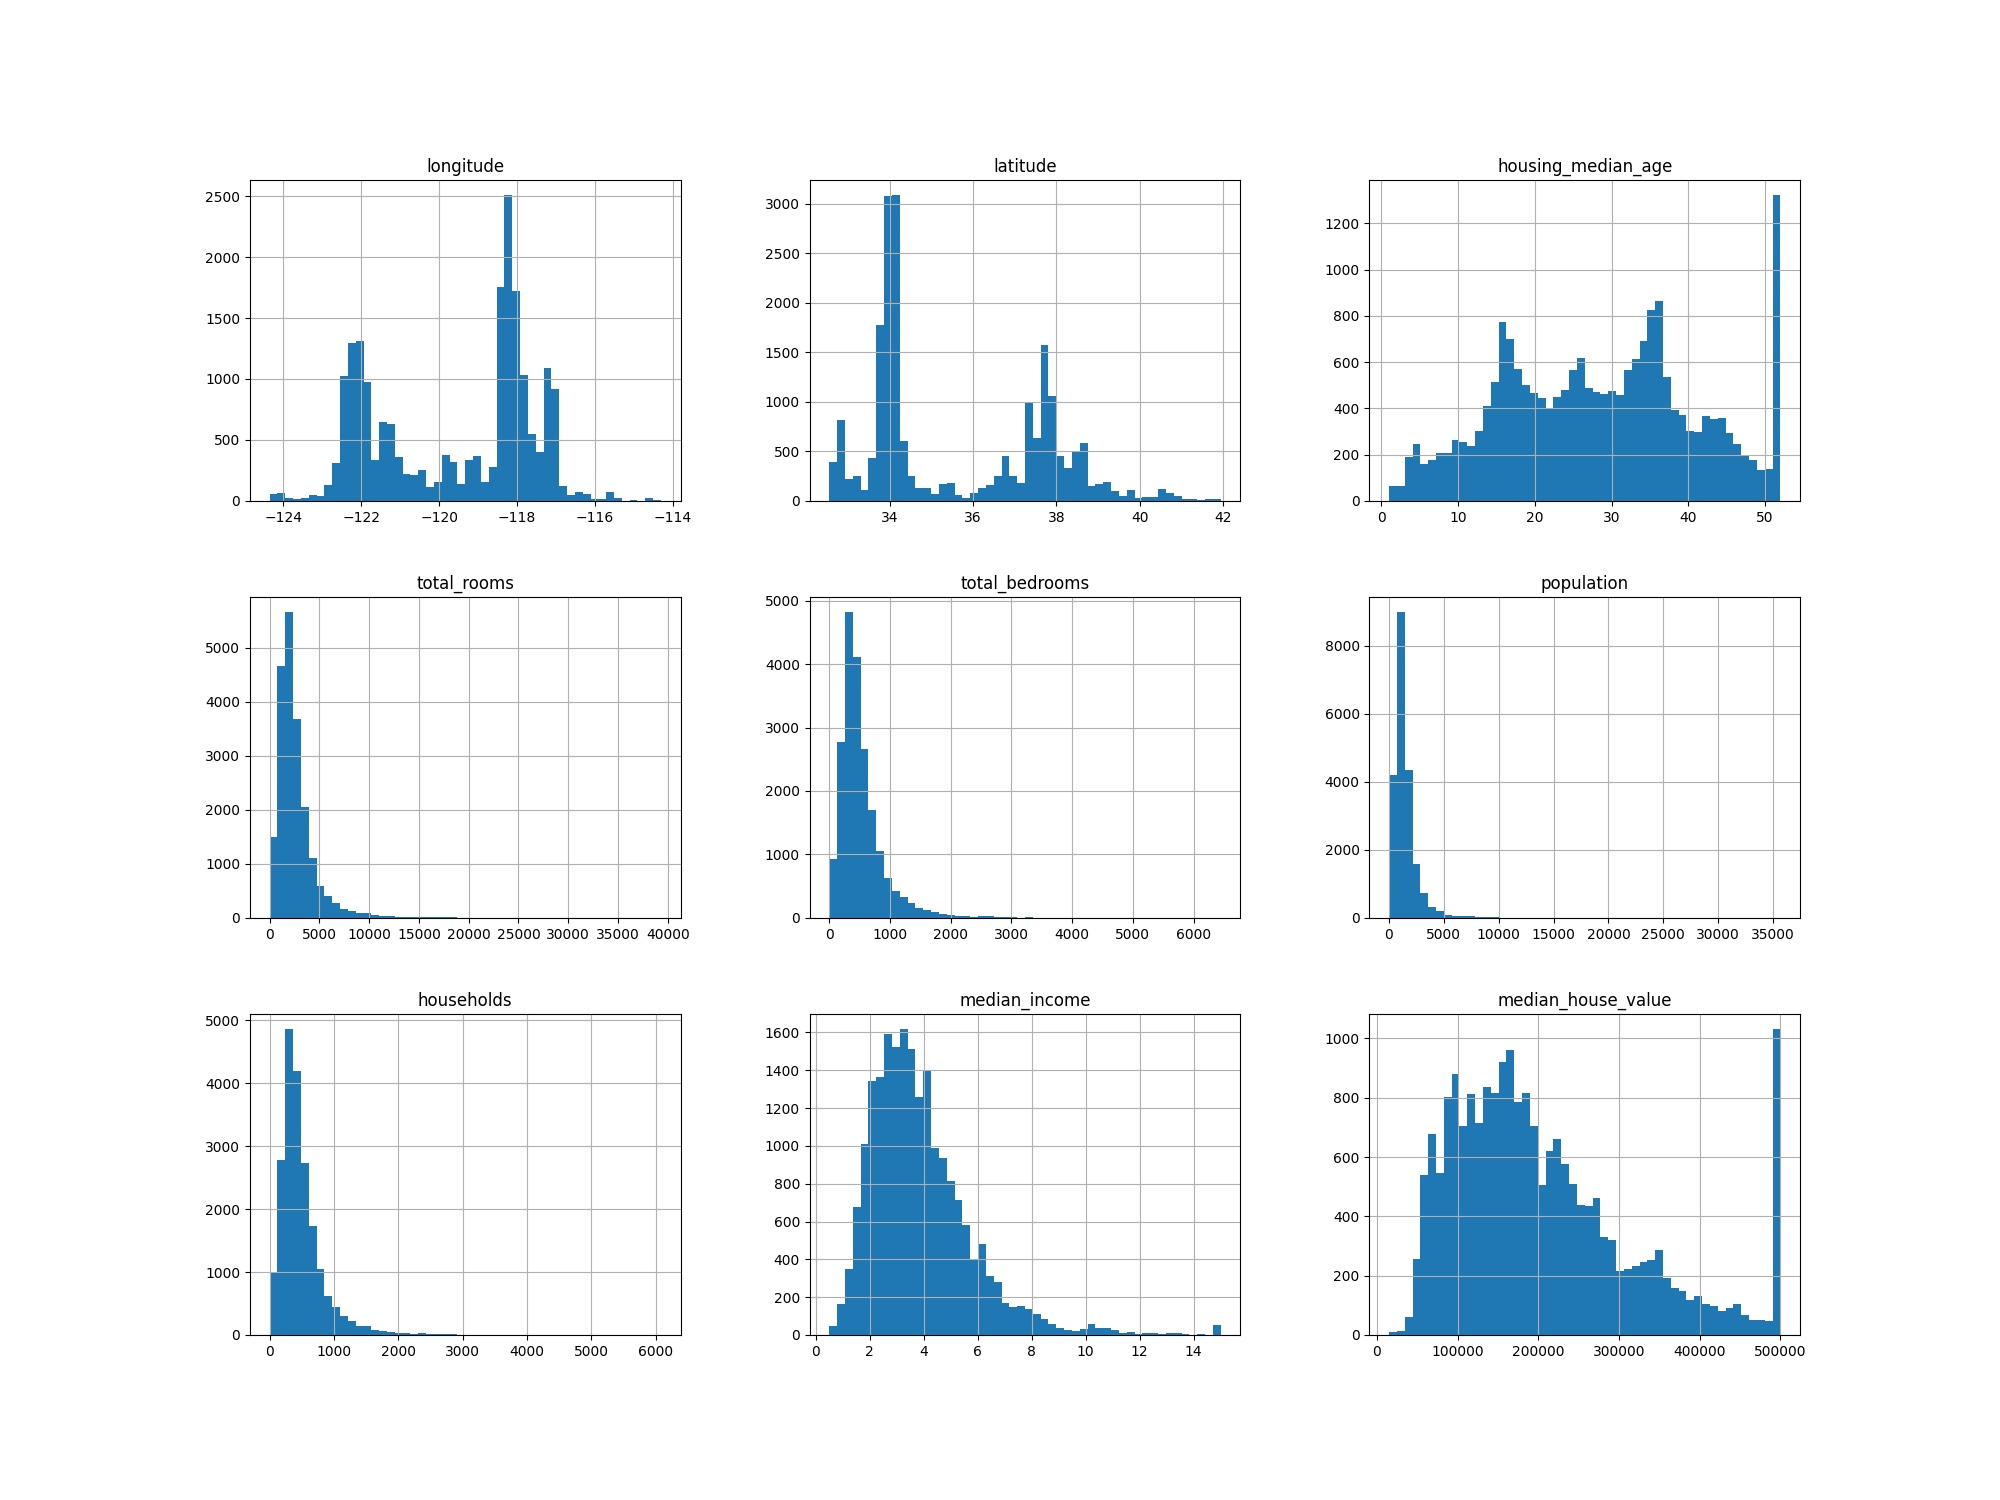

Source code (Python):
from sklearn.datasets import fetch_california_housing
import pandas as pd
import numpy as np
import matplotlib.pyplot as plt

dataset = fetch_california_housing(as_frame=True)

print(dataset)

(X_data, y_data) = fetch_california_housing(return_X_y=True)

print(X_data)

print(y_data)

url = "https://raw.githubusercontent.com/ageron/handson-ml2/master/datasets/housing/housing.csv"

dataset2 = pd.read_csv(filepath_or_buffer=url, header=0)

print(dataset2)

print(dataset2["ocean_proximity"].value_counts())

print(dataset2.info())

print(dataset2.head())

print(dataset2.describe())

dataset2.hist(bins=50, figsize=(20, 15))

plt.savefig('California_housing.jpg')

plt.show()
